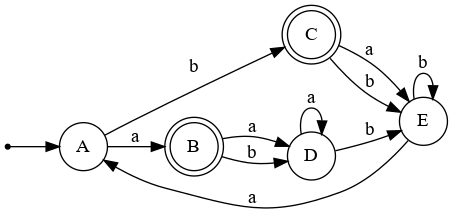

The Python source for this figure:
def symbols(syms):
    globals().update({sym: sym for sym in syms.split()})
    return [sym for sym in syms.split()]


def roman(num):
    """ Convert an integer to a Roman numeral. """
    if not 0 < num < 4000:
        raise ValueError("Argument must be between 1 and 3999")
    ints = (1000, 900, 500, 400, 100, 90, 50, 40, 10, 9, 5, 4, 1)
    nums = ('M', 'CM', 'D', 'CD', 'C', 'XC',
            'L', 'XL', 'X', 'IX', 'V', 'IV', 'I')
    result = []
    for i in range(len(ints)):
        count = int(num / ints[i])
        result.append(nums[i] * count)
        num -= ints[i] * count
    return ''.join(result)


class FA:
    """ Finite Automata """

    def __init__(self, Q, Σ, δ, q0, F):
        """
        Q: states
        Σ: alphabet
        δ: transition function
        q0: initial state
        F: accepted states
        """

        self.states = list(Q)
        self.alphabet = sorted(Σ)
        self.func = δ
        self.initial_state = q0
        self.accepted_sates = F

    @property
    def isDeterministic(self):
        return isinstance(self.func, DTransitionFunction)

    def print_header(self):
        print("-" * 50)
        print("|" + (("DETERMINISTIC" if self.isDeterministic() else "NON-TETERMINISTIC") +
                     "FINITE AUTOMATA").center(48) + "|")
        print("-" * 50)

    def table(self, table_body):
        print()
        print("states:", self.states)
        print("alphabet:", self.alphabet)
        print("Transition table:")

        table_body()

        print("start state:", self.initial_state)
        print("accepted states:", self.accepted_sates)
        print()

    def diagram(self, filename=None, *, transition=None):
        import graphviz as gv
        transition = transition if transition else self.func
        G = gv.Digraph('finite_state_machine', format="png")
        G.attr(rankdir='LR', size='8,5')

        G.attr('node', shape='point')
        G.node("")
        G.attr('node', shape='circle')
        G.edge("", str(self.initial_state), label="")

        G.attr('node', shape='doublecircle')
        for state in self.accepted_sates:
            G.node(str(state))

        if self.isDeterministic:
            G.attr('node', shape='circle')
            for i in transition:
                target = str(transition.get(i))
                initial = str(i[0])
                value = str(i[1])
                if target != "":
                    G.edge(initial, target, label=value)

            filename = "dfa" if filename is None else filename
            G.render(filename, view=False)

        else:
            G.attr('node', shape='circle')
            for i in transition:
                targets = transition.get(i)
                initial = str(i[0])
                value = str(i[1])
                for target in targets:
                    G.edge(initial, str(target), label=value)

            filename = "nfa" if filename is None else filename
            G.render(filename, view=False)


class DFA(FA):
    """ Deterministic Finite Autoamata"""

    def get_width(self, i):
        """ return with of i'th column """
        return max(map(len, map(str, self.states))) if i == 0 else max(map(lambda key: len(str(self.func[key])), filter(lambda key: key[1] == self.alphabet[i - 1], self.func.keys())))

    def sep(self):
        """ print +---+---+---+ separation of the table """
        print("+-" + "-" * self.get_width(0) + "-+-" + "-+-".join("-" * self.get_width(i + 1)
                                                                  for i, letter in enumerate(self.alphabet)) + "-+")

    def table_body(self):
        """ print | node | transition1 | transition2 | ... | for each state """
        self.sep()
        print("| " + " " * self.get_width(0) + " | " + " | ".join(str(letter).rjust(self.get_width(i + 1))
                                                                  for i, letter in enumerate(self.alphabet)) + " |")
        self.sep()
        for state in self.states:
            print("| " + str(state).rjust(self.get_width(0)) + " | " + " | ".join(str(self.func.get((state, letter), "")).rjust(self.get_width(i + 1))
                                                                                  for i, letter in enumerate(self.alphabet)) + " |")
        self.sep()

    def table(self):
        super().table(self.table_body)

    def normalize(self):
        """
        1. add hell if necessary
        2. remove unreachable nodes
        3. start minimalizing
        4. order properly
        """

        # add hell
        hell_index = len(self.func.group().keys()) + 1
        items = list(self.func.items())
        for key, value in items:
            if value == "":
                if hell_index not in self.states:
                    self.states.append(hell_index)
                    self.func[hell_index] = tuple(
                        hell_index for i in self.alphabet)
                self.func[key] = hell_index

        # get reachables
        index = 0
        reachable = [self.initial_state]
        while index < len(reachable):
            for letter in self.alphabet:
                item = self.func[reachable[index], letter]
                if item not in reachable:
                    reachable.append(item)
            index += 1

        # get unreachables
        not_reachable = set(self.states) - set(reachable)
        for state in not_reachable:
            self.states.remove(state)
            for letter in self.alphabet:
                del self.func[state, letter]

        min_dfs = self.minimalize()

        # order and rename
        new_δ = DTransitionFunction(self.alphabet)
        letterMapping = {}
        states = [min_dfs.initial_state]
        index = 0

        while index < len(states):
            letterMapping[states[index]] = letterMapping.get(states[index],
                                                             chr(ord('A') + len(letterMapping)))
            for letter in self.alphabet:
                value = min_dfs.func.get((states[index], letter))

                letterMapping[value] = letterMapping.get(value,
                                                         chr(ord('A') + len(letterMapping)))

                if value not in states:
                    states.append(value)

                new_δ[letterMapping[states[index]],
                      letter] = letterMapping[value]

            index += 1

        new_states = list(letterMapping.values())
        new_accepting = {letterMapping[state]
                         for state in min_dfs.accepted_sates}
        return DFA(new_states, min_dfs.alphabet, new_δ, new_states[0], new_accepting)

    def minimalize(self, step=0, groups=None, func=None):
        """
        1. iteration:
            separate into two groups (non-accepting, accepting)
            assign to each transition value cooresponding to target's group
        n+1th iteration:
            separate into groups with different transition paths
            assign to each transition value cooresponding to target's group
        repeat until not change happened
        """

        if step == 0:
            groups = {
                state: roman(
                    1) if state not in self.accepted_sates else roman(2)
                for state in self.states
            }

            func = DTransitionFunction(self.alphabet)
            for state in self.states:
                for letter in self.alphabet:
                    func[state, letter] = groups.get(self.func[state, letter])

            return self.minimalize(step + 1, groups, func)

        new_groups = {}
        force_move = 0
        numeratd_patterns = []
        for i in range(len(set(groups.values()))):
            for state, val in groups.items():
                if val == roman(i + 1):
                    if func.group()[state] not in numeratd_patterns:
                        numeratd_patterns.append(func.group()[state])
                    index = numeratd_patterns.index(func.group()[state])
                    new_groups[state] = roman(index + 1 + force_move)
            force_move += len(numeratd_patterns)
            numeratd_patterns = []

        new_func = DTransitionFunction(self.alphabet)
        for state in self.states:
            for letter in self.alphabet:
                new_func[state, letter] = new_groups.get(
                    self.func[state, letter])

        if groups != new_groups and func != new_func:
            return self.minimalize(step + 1, new_groups, new_func)

        ##
        # construct final automata
        new_Q = {}
        for state, key in groups.items():
            new_Q.setdefault(key, [])
            new_Q[key].append(state)

        new_δ = DTransitionFunction(self.alphabet)
        for state, val in func.group().items():
            firsts = list(map(lambda val: val[0], new_Q.values()))
            if state in firsts:
                state = list(new_Q.keys())[firsts.index(state)]
                new_δ[state] = val

        new_initial = list(new_Q.keys())[list(
            map(lambda val: self.initial_state in val, new_Q.values())).index(True)]
        new_accepting = set([list(new_Q.keys())[list(
            map(lambda val: accepting_state in val, new_Q.values())).index(True)]
            for accepting_state in self.accepted_sates])

        return DFA(new_Q, self.alphabet, new_δ, new_initial, new_accepting)


class NFA(FA):
    def __init__(self, Q, Σ, δ, q0, F):
        super().__init__(Q, Σ, δ, q0, F)
        self.alphabet = sorted(Σ) + (['Ɛ'] if δ.epsilon else [])

    def De(self, state):
        if not self.func.epsilon:
            raise NotImplementedError()

        reachable = [state]
        for state in reachable:
            for s in self.func.get((state, 'Ɛ'), []):
                if s not in reachable:
                    reachable.append(s)

        return set(reachable)

    def get_width(self, i):
        """ return with of i'th column """
        return (max(map(len, map(str, self.states)))
                if i == 0 else
                max(map(
                    lambda key: len(str(self.func[key])),
                    filter(
                        lambda key: key[1] == self.alphabet[i - 1],
                        self.func.keys())
                ))
                if not (self.func.epsilon and i == len(self.alphabet) - 1) else
                max(map(len, [str(self.De(state)) for state in self.states]))
                )

    def sep(self):
        """ print +---+---+---+ separation of the table """
        print("+-" + "-" * self.get_width(0) + "-+-" +
              "-+-".join("-" * self.get_width(i + 1)
                         for i, letter in enumerate(self.alphabet)) +
              "-+" + ("" if not self.func.epsilon else "-" + "-" * self.get_width(len(self.alphabet) - 1) + "-+"))

    def table_body(self):
        """ print | node | transition1 | transition2 | ... | for each state """
        self.sep()
        print("| " + " " * self.get_width(0) + " | " +
              " | ".join(str(letter).rjust(self.get_width(i + 1))
                         for i, letter in enumerate(self.alphabet)) + " |" +
              ("" if not self.func.epsilon else " " + "De".rjust(self.get_width(len(self.alphabet) - 1)) + " |"))
        self.sep()
        for state in self.states:
            print("| " + str(state).rjust(self.get_width(0)) + " | " +
                  " | ".join(str(self.func.get((state, letter), "Ø")).rjust(self.get_width(i + 1))
                             for i, letter in enumerate(self.alphabet)) + " |" +
                  ("" if not self.func.epsilon else (" " + str(self.De(state))).rjust(self.get_width(len(self.alphabet) - 1) + 1) + " |"))
        self.sep()

    def table(self):
        super().table(self.table_body)

    def toDFA(self):
        if self.func.epsilon:
            return self.toNFA().toDFA()

        def rename_state(state):
            import re
            return re.sub(r"[\{\}\,\s]", r"", f"[{state}]")

        dfa_δ = DTransitionFunction(self.alphabet)
        states = [set([self.initial_state])]
        index = 0

        while index < len(states):
            for letter in self.alphabet:
                res = set()
                for state in states[index]:
                    res = res | self.func.get((state, letter), set())

                state_name = str(states[index]) if len(
                    states[index]) != 0 else 'Ø'
                dfa_δ[state_name, letter] = str(res) if len(res) != 0 else 'Ø'
                if res not in states:
                    states.append(res)
            index += 1

        seen = set()
        Q = [rename_state(key[0]) for key in dfa_δ]
        Q = [state for state in Q if not (state in seen or seen.add(state))]

        δ = DTransitionFunction(
            self.alphabet, {(rename_state(key[0]), key[1]): rename_state(value) for key, value in dfa_δ.items()})

        initial_state = Q[Q.index(f"[{self.initial_state}]")]
        accepted_sates = set(rename_state(state)
                             for accepting in self.accepted_sates
                             for state in states
                             if accepting in state)

        return DFA(Q, self.alphabet, δ, initial_state, accepted_sates)

    def toNFA(self):
        if not self.func.epsilon:
            return self

        nfa_δ = NDTransitionFunction(self.alphabet)

        for state in self.states:
            for letter in self.alphabet:
                if letter == "Ɛ":
                    continue

                step1 = self.func.get((state, letter), set())

                step2 = set()
                for s in self.De(state):
                    step2 |= self.func.get((s, letter), set())

                step3 = set()
                for s in step1 | step2:
                    step3 |= self.De(s)

                nfa_δ[state, letter] = tuple(step3)

        alphabet = [letter for letter in self.alphabet if letter != 'Ɛ']
        accepted_sates = set([self.initial_state]
                             if any([state in self.De(self.initial_state) for state in self.accepted_sates]) else
                             []) | self.accepted_sates

        return NFA(self.states, alphabet, nfa_δ, self.initial_state, accepted_sates)


class DTransitionFunction(dict):
    """ Deterministic Transition Function """

    def __init__(self, Σ, *args, **kwargs):
        self.alphabet = sorted(Σ)
        super().__init__(*args, **kwargs)

    def __setitem__(self, key, value):
        if isinstance(key, tuple) and len(key) == 2:
            # δ[1, "a"] = 1
            value = value if value is not None else ""
            super().__setitem__(key, value)
            return

        if isinstance(key, tuple) and len(key) == len(value) + 1:
            # δ[1, "a", "b"] = (1, 2)
            for k, v in zip(key[1:], value):
                self.__setitem__((key[0], k), v)
            return

        if not isinstance(key, tuple) and isinstance(value, tuple) and len(value) == len(self.alphabet):
            # δ[1] = (1, 2)
            for k, v in zip(self.alphabet, value):
                self.__setitem__((key, k), v)
            return

        raise NotImplementedError()

    def group(self):
        """
        group δ[1, "a"] = 2; δ[1, "b"] = 3
        into δ[1] = (2, 3)
        """

        new_dict = {}
        for key, val in self.items():
            new_dict.setdefault(key[0], tuple())
            new_dict[key[0]] = new_dict[key[0]] + (val,)
        return DTransitionFunction(self.alphabet, new_dict)


class NDTransitionFunction(dict):
    """ Non Determinisitc Transition Function """

    def __init__(self, Σ, epsilon=False, *args, **kwargs):
        self.alphabet = sorted(Σ)
        self.epsilon = epsilon
        super().__init__(*args, **kwargs)

    def __setitem__(self, key, value):
        eps = ['Ɛ'] if self.epsilon else []

        if isinstance(key, tuple) and len(key) == 2 and isinstance(value, tuple):
            # δ[1, "a"] = 1, 3
            for val in value:
                self.__setitem__(key, val)
            return

        if isinstance(key, tuple) and len(key) == 2:
            # δ[1, "a"] = 1; δ[1, "a"] = 2
            if value is not None:
                super().setdefault(key, set())
                super().__getitem__(key).add(value)
            return

        if isinstance(key, tuple) and isinstance(value, tuple) and len(key) == len(value) + 1 + len(eps):
            # δ[1, "a", "b"] = (1, 2), 3
            for k, v in zip(key[1:], value):
                self.__setitem__((key[0], k), v)
            return

        if not isinstance(key, tuple) and isinstance(value, tuple) and len(value) == len(self.alphabet) + len(eps):
            for k, v in zip(self.alphabet + eps, value):
                self.__setitem__((key, k), v)
            return

        raise NotImplementedError()


"""
Q = range(1, 13)
Σ = {"a", "b"}
δ = DTransitionFunction(Σ)
A = DFA(Q, Σ, δ, 2, {4, 7})
δ[1] = 3, 1
δ[2] = 9, 4
δ[3] = None, 1
δ[4] = 9, 4
δ[5] = 8, 5
δ[6] = 5, 4
δ[7] = 6, 9
δ[8] = 11, None
δ[9] = 7, 9
δ[10] = 12, 3
δ[11] = 8, 1
δ[12] = None, 10

A.table()
A.diagram()
B = A.normalize()
B.table()
B.diagram()
"""

"""
Q = range(0, 4 + 1)
Σ = {"a", "b", "c", "d"}
δ = NDTransitionFunction(Σ, epsilon=True)
δ[0] = None, None, None, None, 1
δ[1] = 0, None, None, 3, 2
δ[2] = 3, None, None, None, None
δ[3] = None, None, None, 4, 4
δ[4] = None, 3, 2, None, None
A = NFA(Q, Σ, δ, 0, {2})
B = A.toNFA()
B.table()
B.diagram()
"""

Q = range(1, 10 + 1)
Σ = {"a", "b"}
δ = DTransitionFunction(Σ)
A = DFA(Q, Σ, δ, 5, {2, 6})
δ[1] = 4, 1
δ[2] = 8, 8
δ[3] = 4, 3
δ[4] = 2, 6
δ[5] = 2, 6
δ[6] = 3, 3
δ[7] = 4, 3
δ[8] = 10, 3
δ[9] = 3, 6
δ[10] = 10, 1
A.table()
A.diagram()
B = A.normalize()
B.table()
B.diagram()
